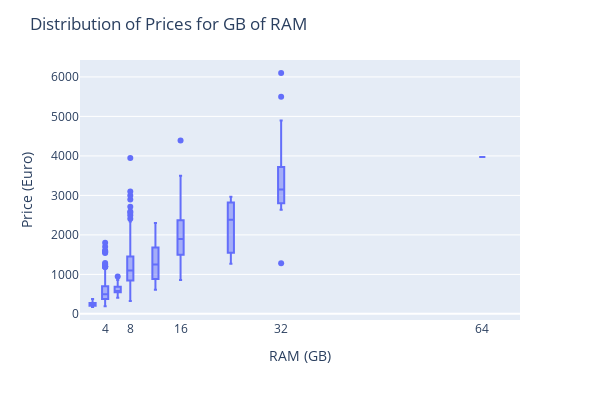

Notebook source saved alongside this figure:
### Markdown cell above
* **What is the relationship between RAM and computer price? add an adequate plot to support your findings.**

### Code cell
# NOTE: THE BOX PLOT DOESN'T RENDER. INCLUDED IS box_plot_RAM.png IN THE FILES.
# plot the relationship between RAM and computer price

fig = px.box(df, x="RAM (GB)", y="Price (Euro)")
# change x ticks scale
fig.update_xaxes(tickmode="array", tickvals=[4, 8, 16, 32, 64], range=(0, 70))
fig.update_layout(
    title="Distribution of Prices for GB of RAM",
    xaxis_title="RAM (GB)",
    yaxis_title="Price (Euro)",
    width=600,
    height=400,
)
fig.show()

### Figure 1 — Plotly figure (JSON) as saved in the notebook; plotly's stock layout.template omitted (floating-point values rounded to 4 significant figures; data arrays with more than 128 entries replaced by an {"elided": "..."} marker saying what was removed)
{"data": [{"alignmentgroup": "True", "hovertemplate": "RAM (GB)=%{x}<br>Price (Euro)=%{y}<extra></extra>", "legendgroup": "", "marker": {"color": "#636efa"}, "name": "", "notched": false, "offsetgroup": "", "orientation": "v", "showlegend": false, "type": "box", "x": {"elided": "1275 int values"}, "x0": " ", "xaxis": "x", "y": {"elided": "1275 float values"}, "y0": " ", "yaxis": "y"}], "layout": {"boxmode": "group", "height": 400, "legend": {"tracegroupgap": 0}, "margin": {"t": 60}, "title": {"text": "Distribution of Prices for GB of RAM"}, "width": 600, "xaxis": {"anchor": "y", "domain": [0, 1], "range": [0, 70], "tickmode": "array", "tickvals": [4, 8, 16, 32, 64], "title": {"text": "RAM (GB)"}}, "yaxis": {"anchor": "x", "domain": [0, 1], "title": {"text": "Price (Euro)"}}}}
